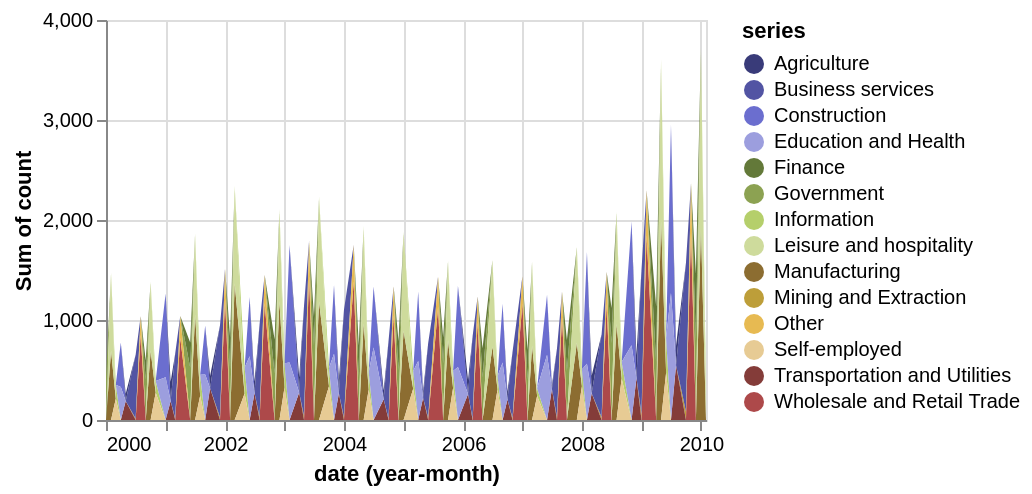

Write a Vega-Lite specification for this figure.
### Vega-Lite specification from a JSON file in a GitHub repository (floating-point values rounded to 4 significant figures; data arrays with more than 128 entries replaced by an {"elided": "..."} marker saying what was removed)
{"$schema": "https://vega.github.io/schema/vega-lite/v6.json", "width": 300, "height": 200, "data": {"values": {"elided": "200 records"}}, "mark": "area", "encoding": {"x": {"timeUnit": "yearmonth", "field": "date", "axis": {"format": "%Y"}}, "y": {"aggregate": "sum", "field": "count"}, "color": {"field": "series", "scale": {"scheme": "category20b"}}}}
